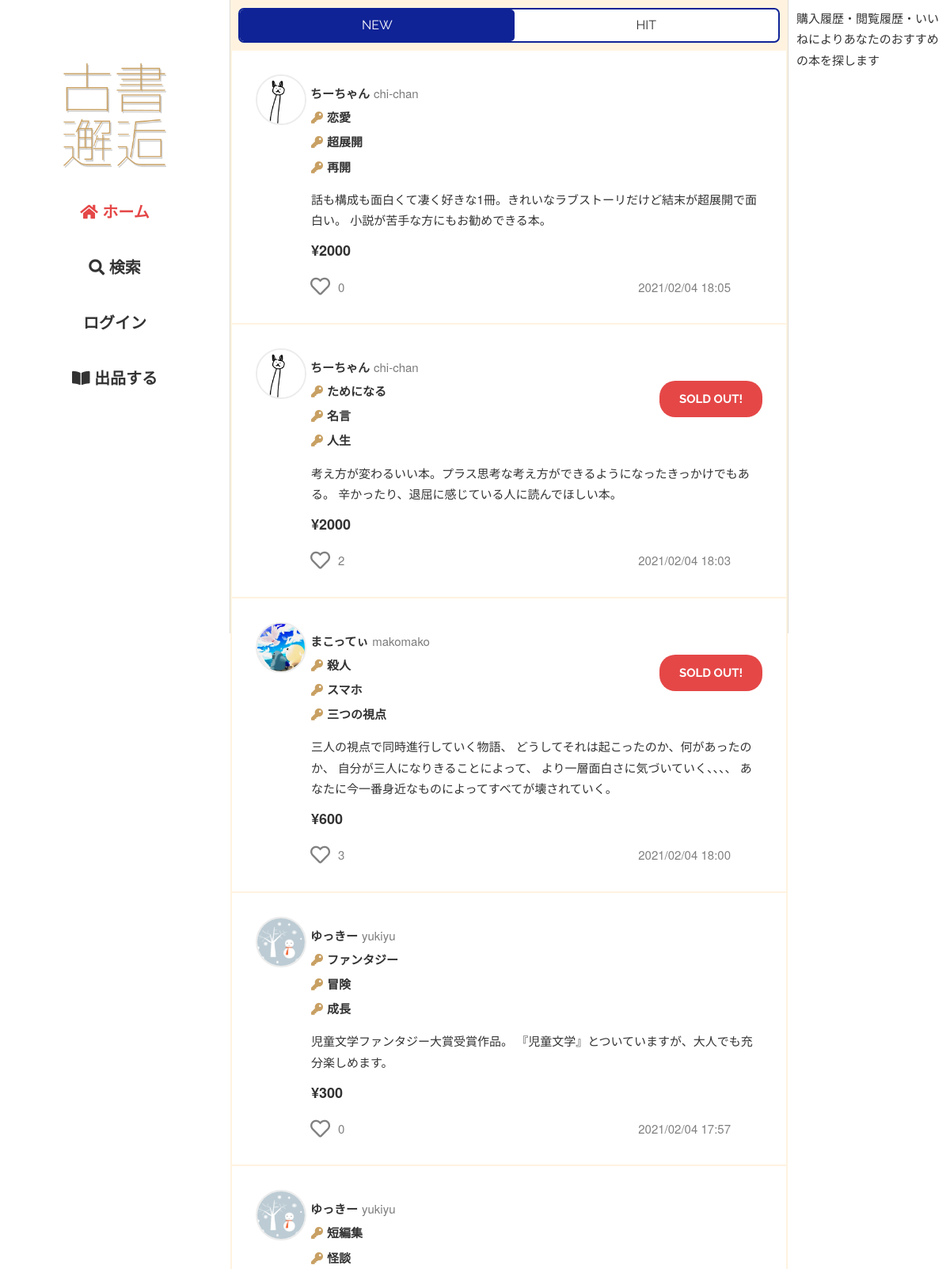
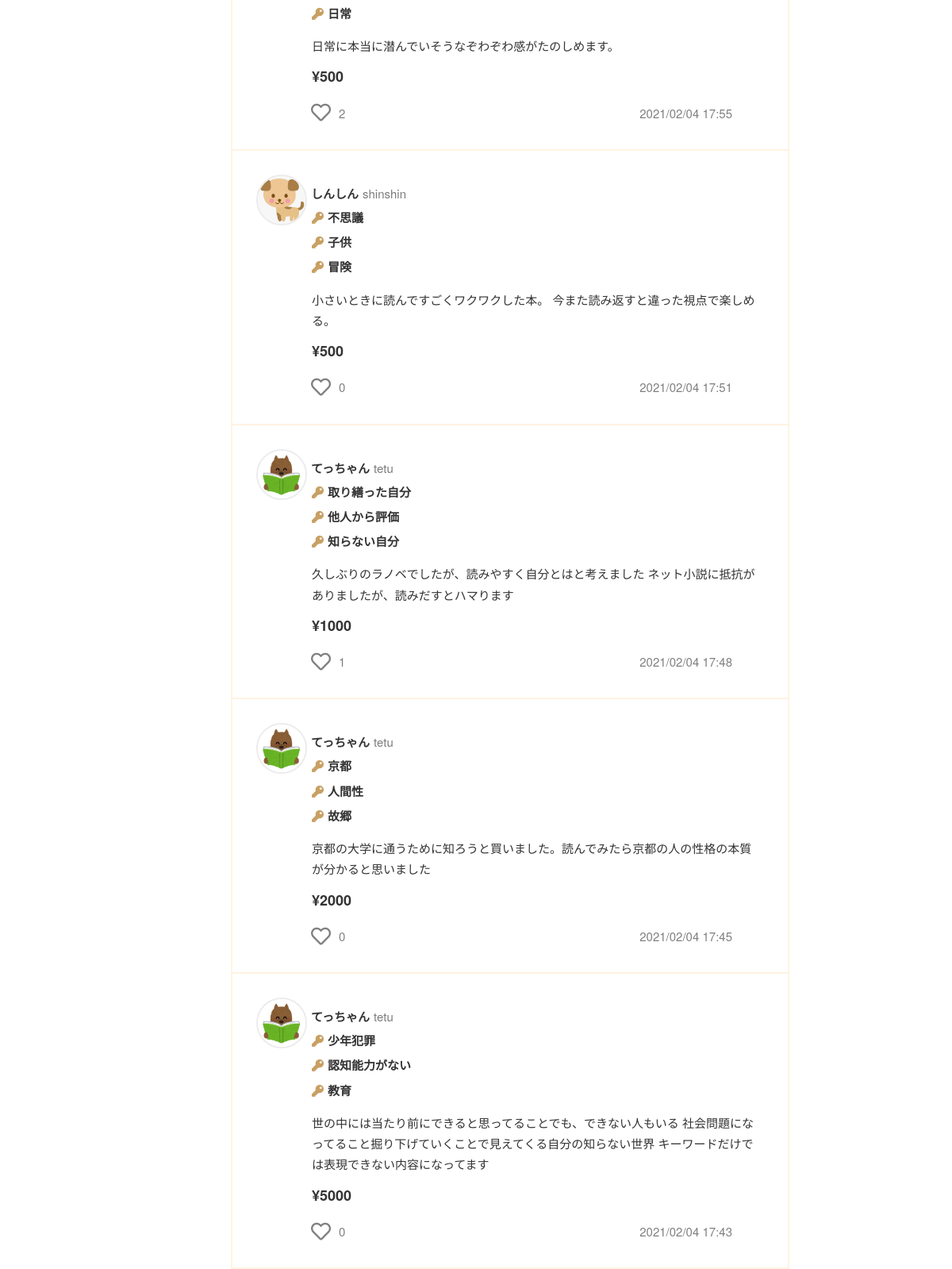
The page / (upper part) on the database its author committed (2 pictures, top to bottom).
### flmapp/models/trade.py (models this page shows, shortened)
class Sell(db.Model):
    __tablename__ = 'Sell'
    __table_args__ = (CheckConstraint('update_at >= create_at'),)
    Sell_id = db.Column(db.Integer, primary_key=True)
    User_id = db.Column(db.Integer, db.ForeignKey('User.User_id'), nullable=False)
    sell_title = db.Column(db.String(255), nullable=False)
    key1 = db.Column(db.String(255), nullable=False)
    key2 = db.Column(db.String(255), nullable=False)
    key3 = db.Column(db.String(255), nullable=False)
    sell_comment = db.Column(db.Text, nullable=False)
    price = db.Column(db.Integer, nullable=False)
    item_picture_path = db.Column(db.Text, default='default.png', nullable=False)
    genre = db.Column(EnumType(enum_class=Genre), nullable=False)
    item_state = db.Column(EnumType(enum_class=Item_state), nullable=False)
    postage = db.Column(EnumType(enum_class=Postage), nullable=False)
    send_way = db.Column(EnumType(enum_class=Send_way), nullable=False)
    consignor = db.Column(db.String(64), nullable=False)
    schedule = db.Column(EnumType(enum_class=Schedule), nullable=False)
    remarks = db.Column(db.Text)
    deal_status = db.Column(EnumType(enum_class=Deal_status),default=Deal_status(1), nullable=False)
    sell_flg = db.Column(db.Boolean,default=True, nullable=False)
    is_active = db.Column(db.Boolean,default=True, nullable=False)
    has_sent = db.Column(db.Boolean,default=False, nullable=False)
    has_got = db.Column(db.Boolean,default=False, nullable=False)
    create_at = db.Column(db.DateTime,default=datetime.now, nullable=False)
    update_at = db.Column(db.DateTime,default=datetime.now, nullable=False)
    user = db.relationship('User', backref='sell', lazy='joined', uselist=False)
    @classmethod
    def select_new_sell(cls):
        return cls.query.filter_by(
            sell_flg = True, is_active = True
        ).order_by(desc(cls.create_at)).all()

### flmapp/models/user.py (models this page shows, shortened)
class User(UserMixin, db.Model):
    __tablename__ = 'User'
    __table_args__ = (CheckConstraint('update_at >= create_at'),)
    User_id = db.Column(db.Integer, primary_key=True)
    user_code = db.Column(db.String(64), unique=True, index=True, nullable=False)
    username = db.Column(db.String(64), index=True, nullable=False)
    email = db.Column(db.String(64), unique=True, index=True, nullable=False)
    password_hash = db.Column(db.String(128), nullable=False)
    picture_path = db.Column(db.Text, default='default.jpeg', nullable=False)
    prof_comment = db.Column(db.Text)
    default_ShippingAddress_id = db.Column(db.Integer, db.ForeignKey('ShippingAddress.ShippingAddress_id'))
    default_pay_way = db.Column(db.Integer, default=1, nullable=False)
    default_Credit_id = db.Column(db.Integer, db.ForeignKey('Credit.Credit_id'))
    is_active = db.Column(db.Boolean, default=True, nullable=True)
    create_at = db.Column(db.DateTime, default=datetime.now, nullable=False)
    update_at = db.Column(db.DateTime, default=datetime.now, nullable=False)
    @property
    def password(self):
        raise AttributeError('パスワードは読み取り可能な属性ではありません。')

### flmapp/views/route.py (the view)
@bp.route('/')
def home():
    session.pop('pay_way', None)
    session.pop('Credit_id', None)
    session.pop('ShippingAddress_id', None)
    items = Sell.select_new_sell()
    r_item_list = []
    r_user_list = []
    if current_user.is_authenticated:
        r_item_list,r_user_list = recommend()
    liked_list = []
    for item in items:
        liked = Likes.liked_exists(item.Sell_id)
        if liked:
            liked_list.append(item.Sell_id)
    return render_template(
        'home.html',
        items=items,
        liked_list=liked_list,
        r_item_list=r_item_list,
        r_user_list=r_user_list
    )

### flmapp/models/enum_conf.py (called while the page is built)
    def process_result_value(self, value, dialect):
        if value is not None:
            if not isinstance(value, int):
                raise TypeError("value should have int type")
            return self.enum_class(value)

### flmapp/models/reaction.py (called while the page is built)
    @classmethod
    def liked_exists(cls, Sell_id):
        record = cls.query.filter(
                    and_(
                        cls.Sell_id == Sell_id,
                        cls.User_id == current_user.get_id()
                    )
                ).first()
        if record:
            return True
        else:
            return False

    @classmethod
    def select_likes_by_sell_id(cls, Sell_id):
        return cls.query.filter_by(Sell_id=Sell_id).all()

### flmapp/views/route.py (called while the page is built)
@bp.context_processor
def likes_count_processor():
    def likes_count(sell_id):
        all_likes = Likes.select_likes_by_sell_id(sell_id)
        return len(all_likes)
    return dict(likes_count=likes_count)

### flmapp/templates/home.html (shortened to what this page needs)
{% extends "base02.html" %}
{%block head %}
<link rel="stylesheet" href="{{ url_for('static', filename='css/home.css')}}">
{% endblock%}
{% block content %}
<div class="home-tab">
    <a href="{{url_for('route.home')}}">NEW</a>
    <a href="{{url_for('route.hit')}}">HIT</a>
</div>
{% for item in items %}
    <article class="item-wrap">
        <a href="{{url_for('item.itemdata', item_id=item.Sell_id)}}">
            <object><a class="u-box" href="{{url_for('user.userdata', user_code=item.user.user_code)}}">
                <img class="u-icon" src="{{url_for('static', filename='user_image/' + item.user.picture_path)}}">
                <p class="u-name">{{ item.user.username }}</p>
                <p class="u-code">{{ item.user.user_code }}</p>
            </a></object>
            <div class="i-content-area">
                <div class="k-s-box">
                    <div class="i-key">
                        <p><i class="fas fa-key"></i>{{ item.key1 }}</p>
                        <p><i class="fas fa-key"></i>{{ item.key2 }}</p>
                        <p><i class="fas fa-key"></i>{{ item.key3 }}</p>
                    </div>
                    {% if item.deal_status.value == 2 or item.deal_status.value == 3 %}
                        <div class="sold">
                            <p>SOLD OUT!</p>
                        </div>
                    {% endif %}
                </div>
                <div class="i-comm"><p>{{ item.sell_comment }}</p></div>
            </div>
            <p><span class="i-price">¥{{ item.price }}</span></p>
            <div class="i-fotter">
                {% include "like.html" %}
                <p>{{ item.create_at.strftime('%Y/%m/%d %H:%M') }}</p>
            </div>
        </a>
    </article>
{% endfor %}
{% endblock %}
{% block content2 %}
{% if not r_item_list %}
    <p>購入履歴・閲覧履歴・いいねによりあなたのおすすめの本を探します</p>
{% endif %}
{% endblock %}

### flmapp/templates/like.html (shortened to what this page needs)
<div class="like-wrap">
    <form method="POST" action="{{url_for('ajax.like_ajax')}}">
        {% if item.Sell_id in liked_list %}
            <button id="like" name="{{ item.Sell_id }}"><i class="fas fa-lg fa-heart like-btn"></i></button>
        {% else %}
            <button id="like" name="{{ item.Sell_id }}"><i class="far fa-lg fa-heart unlike-btn"></i></button>
        {% endif %}
    </form>
    <p name="{{ item.Sell_id }}-count" class="count">{{ likes_count(item.Sell_id) }}</p>
</div>

### flmapp/static/css/sanitize.css (style rules this page uses)
article, aside, details, figcaption, figure, footer, header, main, menu, nav, section, summary { display: block; }
html { box-sizing: border-box; cursor: default; font-family: sans-serif; line-height: 1.5; -ms-text-size-adjust: 100%; -webkit-text-size-adjust: 100%; }
body { margin: 0; }
audio, canvas, iframe, img, svg, video { vertical-align: middle; }
img { border-style: none; }
a { background-color: transparent; -webkit-text-decoration-skip: objects; }
button, input { overflow: visible; }
button, select { text-transform: none; }
button, html [type="button"], [type="reset"], [type="submit"] { -webkit-appearance: button; }
a, area, button, input, label, select, textarea, [tabindex] { -ms-touch-action: manipulation; touch-action: manipulation; }

### flmapp/static/css/global.css (style rules this page uses)
* { margin: 0; padding: 0; outline: none; }
html { font-size: 62.5%; }
body { background-color: #FFF; color : #333333; font-family: "Helvetica Neue", Arial, "Hiragino Kaku Gothic ProN", "Hiragino Sans", Meiryo, sans-serif; }
p { margin: 0; font-size: 1.5rem; line-height: 1.75; }
a { color: #333333; text-decoration: none; display: inline-block; transition: color 0.5s; }

### flmapp/static/css/kosho-flame.css (style rules this page uses)
button { margin: 0 20px; border: none; }

### flmapp/static/css/common2.css (style rules this page uses)
.u-icon { width: 85px; border-radius: 50%; border: 2px solid #ececec; }

### flmapp/static/css/like.css (style rules this page uses)
.like-wrap { display: flex; align-items: center; }
.like-wrap button { background-color: transparent; border: none; cursor: pointer; outline: none; padding: 0; appearance: none; }
.like-wrap button i { display: flex; justify-content: center; align-items: center; }
.like-wrap p { color: #808080; margin-left: -10px; }
.unlike-btn { width: 25px; height: 30px; font-size: 25px; color: #808080; margin-left: 20px; }

### flmapp/static/css/item.css (style rules this page uses)
.item-wrap { width: 700px; background-color: #ffffff; margin: 2px; padding: 30px; }
.item-wrap p { font-size: 1.5rem; }
.u-box { display: flex; align-items: flex-start; }
.u-box p { margin-top: 11px; margin-left: 5px; }
.u-name { font-weight: bold; }
.u-code { color: #7b7b7b; }
.u-box .u-icon { width: 60px; }
.i-content-area { margin-top: -23px; margin-left: 70px; }
.i-key { font-size: 1.5rem; font-weight: bold; }
.i-key p { margin-bottom: 5px; }
.i-key i { margin-right: 5px; }
.i-key .fa-key { color: #C8A063; }
.i-comm { margin: 10px 0px; }
.i-price { margin-left: 70px; font-size: 1.8rem; font-weight: bold; }
.i-fotter { width: 600px; display: flex; align-items: center; justify-content: space-between; margin-top: 15px; }
.like-wrap button i { margin-left: 49px;; }
.i-fotter p { color: #808080; }
.k-s-box { display: flex; justify-content: space-between; }
.sold { text-align: center; width: 130px; height: 46px; padding: 10px; border-radius: 20px; background-color: #e54747; }
.sold p { color: #ffffff; font-family: 'Raleway', sans-serif; font-weight: bold; }

### flmapp/static/css/home.css (style rules this page uses)
.home-tab { text-align: center; margin: 10px; border-radius: 7px; border: solid 2px #0f2396; background-color: #ffffff; display: flex; justify-content: space-around; }
.home-tab a { font-family: 'Raleway', sans-serif; font-size: 1.6rem; flex-grow: 1; padding: 8px; }
.home-tab a { transition: 0.5s; }
.current { color: #ffffff; background-color: #0f2396; border-radius: 5px; }

### rows shown on the page
Sell: picture_path (picture), user.username "ちーちゃん", user.user_code "chi-chan", key1 "恋愛", key2 "超展開", key3 "再開", sell_comment "話も構成も面白くて凄く好きな1冊。きれいなラブストーリだけど結末が超展開で面白い。 小説が苦手な方にもお勧めできる本。", price "2000", likes_count "0", create_at "2021/02/04 18:05"
Sell: picture_path (picture), user.username "ちーちゃん", user.user_code "chi-chan", key1 "ためになる", key2 "名言", key3 "人生", deal_status "SOLD OUT!", sell_comment "考え方が変わるいい本。プラス思考な考え方ができるようになったきっかけでもある。 辛かったり、退屈に感じている人に読んでほしい本。", price "2000", likes_count "2", create_at "2021/02/04 18:03"
Sell: picture_path (picture), user.username "まこってぃ", user.user_code "makomako", key1 "殺人", key2 "スマホ", key3 "三つの視点", deal_status "SOLD OUT!", sell_comment "三人の視点で同時進行していく物語、 どうしてそれは起こったのか、何があったのか、 自分が三人になりきることによって、 より一層面白さに気づいていく、、、、 あなたに今一番身近なものによってすべてが壊されていく。", price "600", likes_count "3", create_at "2021/02/04 18:00"
Sell: picture_path (picture), user.username "ゆっきー", user.user_code "yukiyu", key1 "ファンタジー", key2 "冒険", key3 "成長", sell_comment "児童文学ファンタジー大賞受賞作品。 『児童文学』とついていますが、大人でも充分楽しめます。", price "300", likes_count "0", create_at "2021/02/04 17:57"
Sell: picture_path (picture), user.username "ゆっきー", user.user_code "yukiyu", key1 "短編集", key2 "怪談", key3 "日常", sell_comment "日常に本当に潜んでいそうなぞわぞわ感がたのしめます。", price "500", likes_count "2", create_at "2021/02/04 17:55"
Sell: picture_path (picture), user.username "しんしん", user.user_code "shinshin", key1 "不思議", key2 "子供", key3 "冒険", sell_comment "小さいときに読んですごくワクワクした本。 今また読み返すと違った視点で楽しめる。", price "500", likes_count "0", create_at "2021/02/04 17:51"
Sell: picture_path (picture), user.username "てっちゃん", user.user_code "tetu", key1 "取り繕った自分", key2 "他人から評価", key3 "知らない自分", sell_comment "久しぶりのラノベでしたが、読みやすく自分とはと考えました ネット小説に抵抗がありましたが、読みだすとハマります", price "1000", likes_count "1", create_at "2021/02/04 17:48"
Sell: picture_path (picture), user.username "てっちゃん", user.user_code "tetu", key1 "京都", key2 "人間性", key3 "故郷", sell_comment "京都の大学に通うために知ろうと買いました。読んでみたら京都の人の性格の本質 が分かると思いました", price "2000", likes_count "0", create_at "2021/02/04 17:45"
Sell: picture_path (picture), user.username "てっちゃん", user.user_code "tetu", key1 "少年犯罪", key2 "認知能力がない", key3 "教育", sell_comment "世の中には当たり前にできると思ってることでも、できない人もいる 社会問題になってること掘り下げていくことで見えてくる自分の知らない世界 キーワードだけでは表現できない内容になってます", price "5000", likes_count "0", create_at "2021/02/04 17:43"
